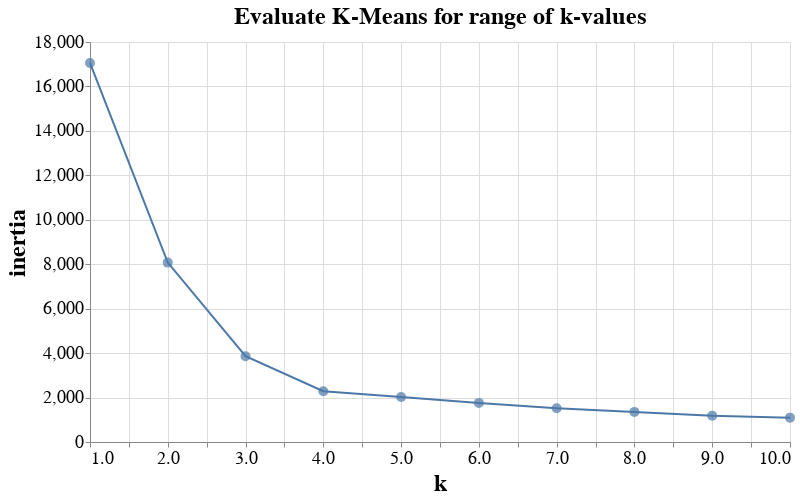

The cell this chart's notebook holds for it:
### Markdown cell above
### Plot inertia

### Code cell
lp = alt.Chart(df_inertia).mark_line().encode(
    x='k',
    y='inertia'
)

sc = alt.Chart(df_inertia).mark_circle(size=100).encode(
    x='k',
    y='inertia'
)

(lp+sc).properties( 
    title         = 'Evaluate K-Means for range of k-values',
    width         = 700,
    height        = 400,
).configure_title(
    fontSize      = N_TITLEFONTSIZE_TITLE
).configure_axis(
    labelFontSize = N_LABELFONTSIZE_AXIS,
    titleFontSize = N_TITLEFONTSIZE_AXIS
)

### Figure 1 — Vega-Lite specification as saved in the notebook (floating-point values rounded to 4 significant figures)
{"config": {"view": {"continuousWidth": 300, "continuousHeight": 300}, "axis": {"labelFontSize": 18, "titleFontSize": 24}, "title": {"fontSize": 24}}, "layer": [{"mark": {"type": "line"}, "encoding": {"x": {"field": "k", "type": "quantitative"}, "y": {"field": "inertia", "type": "quantitative"}}}, {"mark": {"type": "circle", "size": 100}, "encoding": {"x": {"field": "k", "type": "quantitative"}, "y": {"field": "inertia", "type": "quantitative"}}}], "data": {"name": "data-8cf737f2e235ed6983bd119831525443"}, "height": 400, "title": "Evaluate K-Means for range of k-values", "width": 700, "$schema": "https://vega.github.io/schema/vega-lite/v5.8.0.json", "datasets": {"data-8cf737f2e235ed6983bd119831525443": [{"k": 1, "inertia": 17060.0}, {"k": 2, "inertia": 8073.0}, {"k": 3, "inertia": 3860.0}, {"k": 4, "inertia": 2287.0}, {"k": 5, "inertia": 2021.0}, {"k": 6, "inertia": 1760.0}, {"k": 7, "inertia": 1516.0}, {"k": 8, "inertia": 1355.0}, {"k": 9, "inertia": 1187.0}, {"k": 10, "inertia": 1097.0}]}}
